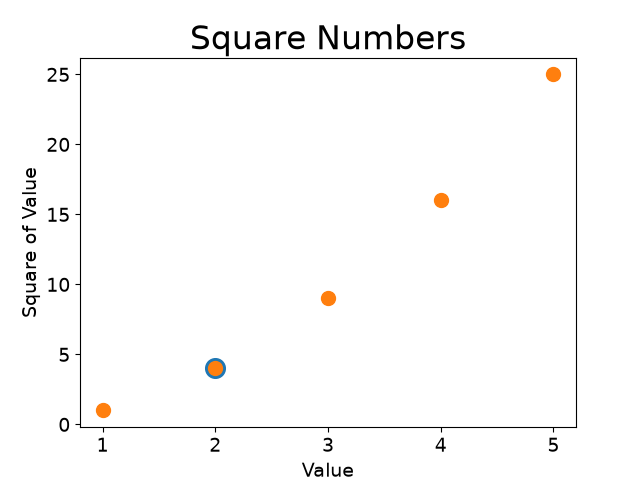

Python code for this plot:
import matplotlib.pyplot as plt
plt.scatter(2, 4, s=200)

plt.title("Square Numbers", fontsize=24)
plt.xlabel("Value", fontsize=14)
plt.ylabel("Square of Value", fontsize=14)

plt.tick_params(axis='both', which='major', labelsize=14)

plt.savefig("scatter_squares.png")
print("Scatter plot saved successfully!")


import matplotlib.pyplot as plt
x_values = [1, 2, 3, 4, 5]
y_values = [1, 4, 9, 16, 25]

plt.scatter(x_values, y_values, s=100)

plt.savefig("scatter_squares.png")
print("Scatter plot saved successfully!")
